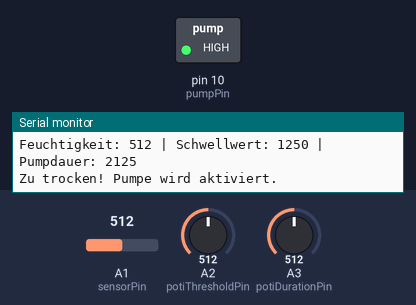
Simulated run of this sketch. Board: Arduino Uno, built with avr-gcc and run on an emulated ATmega328P. Parts: switched loads named in the sketch (green lamp = pin HIGH), the last lines printed to the serial monitor. The test bench sets the inputs (shaded band); at power-on: A1 (sensorPin) = 512, A2 (potiThresholdPin) = 512, A3 (potiDurationPin) = 512.

Above: at 1.0 s.
At 7.1 s:
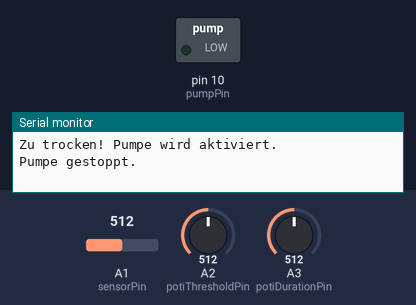
Timing chart, 0 to 15.8 s (numbered marks = the images above):
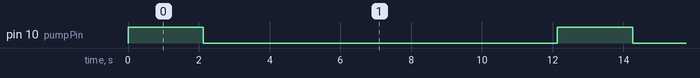

The sketch:

sketch_Feuchtigkeit_schwellwerte.ino.ino
```cpp
const int sensorPin = 1;         // GPIO1 für Feuchtigkeitssensor
const int pumpPin = 10;          // GPIO10 für Pumpensteuerung
const int potiThresholdPin = 2;  // GPIO2 für Schwellwert-Poti
const int potiDurationPin = 3;   // GPIO3 für Dauer-Poti

void setup() {
  Serial.begin(115200);
  pinMode(pumpPin, OUTPUT);
  digitalWrite(pumpPin, LOW); // Pumpe aus
}

void loop() {
  int moisture = analogRead(sensorPin);
  int potiThreshold = analogRead(potiThresholdPin);
  int potiDuration = analogRead(potiDurationPin);

  // Schwellwert zwischen 0 und 4095 (je nach ADC-Auflösung)
  int threshold = map(potiThreshold, 0, 4095, 1000, 3000); // z. B. von 1000 bis 3000
  // Pumpdauer zwischen 1 und 10 Sekunden
  int pumpDuration = map(potiDuration, 0, 4095, 1000, 10000); // in Millisekunden

  Serial.print("Feuchtigkeit: ");
  Serial.print(moisture);
  Serial.print(" | Schwellwert: ");
  Serial.print(threshold);
  Serial.print(" | Pumpdauer: ");
  Serial.println(pumpDuration);

  if (moisture < threshold) {
    Serial.println("Zu trocken! Pumpe wird aktiviert.");
    digitalWrite(pumpPin, HIGH);
    delay(pumpDuration);
    digitalWrite(pumpPin, LOW);
    Serial.println("Pumpe gestoppt.");
  }

  delay(10000); // 10 Sekunden warten bis zur nächsten Messung
}
```

Measured:
- by itself, pin 10 (pumpPin): alternates HIGH for 2.1 s and LOW for 10.0 s
